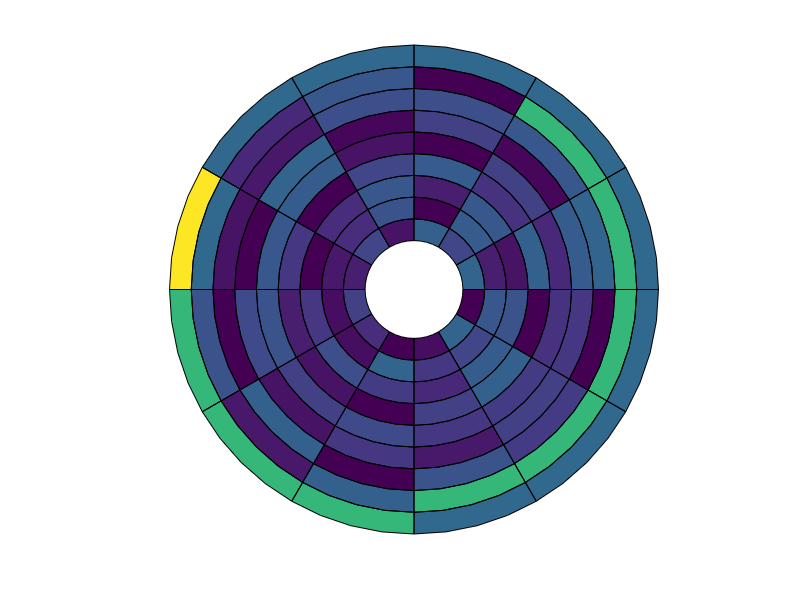

Source code (MATLAB):
% BULLSEYE plots patch data in polar coordinates.  The DATA matrix is
% mapped to a bullseye plot as follows.  The matrix rows are mapped to 
% the circumference and matrix columns are mapped to radial direction.  For
% example, the top-left (first row, first column) data point in the matrix is
% mapped to the inner-most radial patch and starts from 0 degrees (far
% right of bullseye, not top) and extends counter-clockwise.  
%
% If you use the hard coded cardiac anatomic lables then this first
% row is within the INFEROTLATERAL segment.  The last row is within the
% INFERIOR segment.
%
% SYNTAX: h=bullseye(DATA,varargin)
%
% color       - matrix of data (ROWSxCOLUMNS==CIRCUMFERENCExRADIUS)
% param.N     - number of points used to define each patch
% param.rho   - 2x1 or 1x2 vector of inner and outer radius
% param.tht   - 2x1 or 1x2 vector of beginning and ending circumference in DEGREES
% param.tht0  - 1x1 value in degrees indicating the circumferential location of the first segment (>0 is CCW)
% param.labels- 0 or 1, flag that turns on anatomic labeling
% param.lines - 1x2 or 2x1, determines number of RADIAL x CIRCUMFERENTIAL lines to use for anatomic sector emphasis
%
% h     - handle for the patch object
%
% Example: bullseye;                                    % Try running it with no input arguments.
%          bullseye(rand(3,5),'N',100,'tht',[45 180]);
%
% Feedback:  Rate this file @ <a href="matlab:web('http://www.mathworks.com/matlabcentral/fileexchange/loadAuthor.do?objectType=author&objectId=1093772','-browser')">MATLAB Central File Exchange</a>
%
% DBE 2004/07/21
% DBE 2005/10/24 Minor bug fixes

% http://www.mathworks.com/matlabcentral/fileexchange/loadAuthor.do?objectType=author&objectId=1093772&objectType=author
%
% modified for 16 segments AHA representation
% 
% usage example:
% data=[3.3	2.8	2.3	1.6	2.0	3.1	4.3	3.8	3.5	3.6	3.7	4.5	4.8	4.8	4.8	4.8];
% figure(1), bullseye2(data','aha',1,'n',10);colormap('winter'),caxis([1 5]);
% 
% SSSR 2018/07/16

function [h,t]=bullseye2(data,varargin);

if nargin==0
  data=rand(12,9);
  data(1,:)=1;
  data(2,:)=2;
  data(:,1)=0;
  data(1,1)=3;
  data
end

data=flipud(data);  % The matrices are defined from left to right...graph is CCW

param.N    =[];
param.rho  =[];
param.tht  =[];
param.tht0 =[];
param.label=[];
param.lines=[];
param.isAHA=0;

i = 1;
while i <= length(varargin)
  switch lower(varargin{i})
    case 'n'
      param.N    =varargin{i+1};   i=i+2;
    case 'rho'
      param.rho  =varargin{i+1};   i=i+2;
    case 'tht'
      param.tht  =varargin{i+1};   i=i+2;
    case 'tht0'
      param.tht0 =varargin{i+1};   i=i+2;
    case {'label','labels'}
      param.label=varargin{i+1};   i=i+2;
    case 'lines'
      param.lines=varargin{i+1};   i=i+2;
    case 'aha'
      param.isAHA=varargin{i+1};   i=i+2;
    otherwise
      error(['Input argument ',varargin{i},' not valid.']);
  end
end

if isempty(param.N   ),      param.N     =5                            ; end
if isempty(param.rho ),      param.rho   =[1 5]                        ; end
if isempty(param.tht ),      param.tht   =[0 360]                      ; end
if isempty(param.tht0),      param.tht0  =0                            ; end
if isempty(param.label),     param.label =0                            ; end
if isempty(param.lines),     param.lines =[]                           ; end

[X,Y]=gen_xy(data,param);
h=patch(X,Y,lin(data')');

if ~isempty(param.lines)
  [X,Y]=gen_xy(zeros(param.lines),param);
  h=patch(X,Y,lin(zeros(param.lines)')');
    set(h,'linewidth',3,'facecolor','none');
end

axis equal off;
set(gcf,'color',[1 1 1]);

if param.label, t=bull_labels(param); end

% c=colorbar;

return

function [X,Y]=gen_xy(data,param);
ind=1;
Nrad = size(data,2);
Ncirc = size(data,1)*ones(Nrad,1);
Ncircoffset = zeros(Nrad,1);
if(param.isAHA)
    Nrad = 3;
    Ncirc = [4 6 6];
    Ncircoffset = [135 180 180];
end

for k=1:Nrad
    for j=1:Ncirc(k)
        dtht=-diff(param.tht)/Ncirc(k);
        tht1=dtht*(j-1)+param.tht(1)-param.tht0-90+Ncircoffset(k);
        tht2=dtht* j   +param.tht(1)-param.tht0-90+Ncircoffset(k);
        
        dr=diff(param.rho)/Nrad;
        rho1=dr*(k-1)+param.rho(1);
        rho2=dr* k   +param.rho(1);
        
        ang = linspace(tht1/180*pi,tht2/180*pi,param.N);
        [arc1.x,arc1.y]=pol2cart(ang,rho1);
        [arc2.x,arc2.y]=pol2cart(ang,rho2);
        X(:,ind)=[arc1.x arc2.x(end:-1:1)];
        Y(:,ind)=[arc1.y arc2.y(end:-1:1)];
        ind=ind+1;
    end
end
return



function t=bull_labels(param);

% Labels are added CCW...this alone determines that the first ROW is INFEROLATERAL etc...
% label{1}='inferoseptal';
% label{2}='inferior';
% label{3}='inferolateral';
% label{4}='anterolateral';
% label{5}='anterior';
% label{6}='anteroseptal';
label{1}='anterior';
label{2}='anteroseptal';
label{3}='inferoseptal';
label{4}='inferior';
label{5}='inferolateral';
label{6}='anterolateral';

for k=1:length(label)  
%   ang=(60*(k-1)-param.tht0-30)*(pi/180);
  ang=(60*(k-1)-param.tht0-60)*(pi/180);
%   [x,y]=pol2cart(ang,1.08*max(param.rho));
  [x,y]=pol2cart(ang,0.875*max(param.rho));
  t(k)=text(x,y,label{k});
  if rem((ang*180/pi),360)>=180
    set(t(k),'rotation',ang*(180/pi)+90,'HorizontalAlignment','Center','FontSize',14,'FontName','Courier','FontWeight','Bold');
  elseif (ang*180/pi)==0 | (ang*180/pi)==360
    set(t(k),'rotation',ang*(180/pi)+90,'HorizontalAlignment','Center','FontSize',14,'FontName','Courier','FontWeight','Bold');
  else
    set(t(k),'rotation',ang*(180/pi)-90,'HorizontalAlignment','Center','FontSize',14,'FontName','Courier','FontWeight','Bold');
  end
end

return

%  This function linearizes a matrix (m) of any dimension (eg M=m(:)).
%  If an index vector (ind) is given then the the ind entries of m(:) are
%  returned.
%
% SYNTAX: m=lin(m);
%         m=lin(m,ind);
%
% DBE 12/22/03

function m=lin(m,ind);

m=m(:);

if nargin==2
  m=m(ind);
end

return